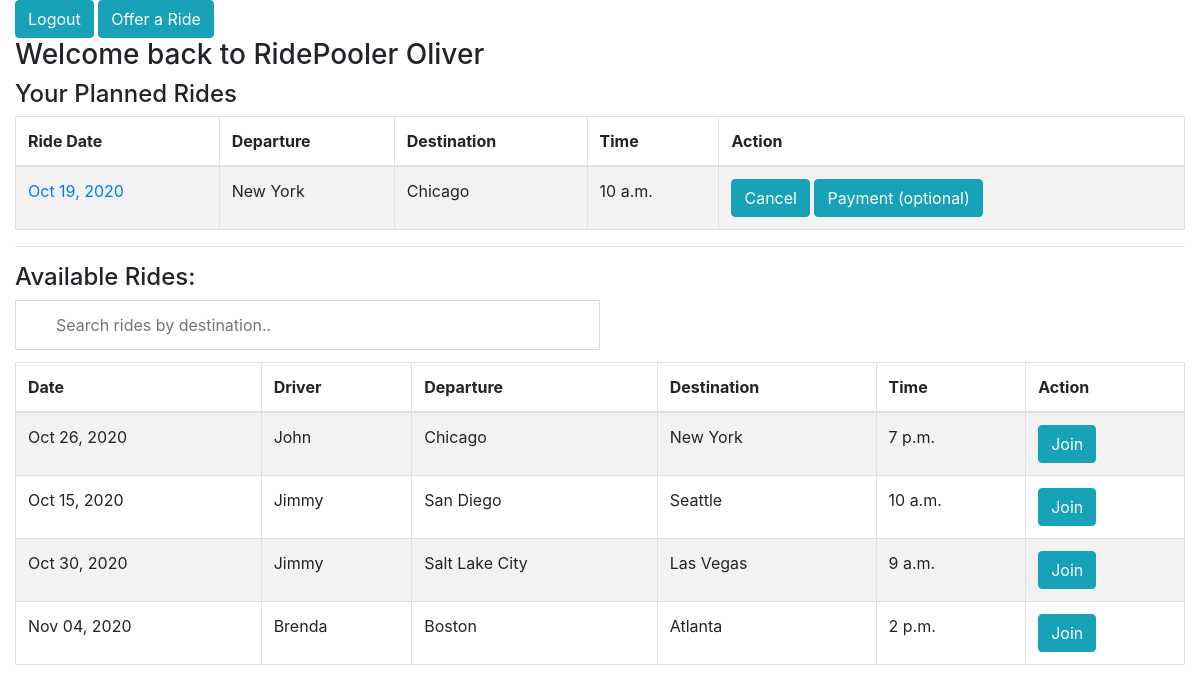
Screenshot of /rides/ (signed in) with the database file from the repository.
### ride_app/models.py (models this page shows)
class Ride(models.Model):
    date = models.DateField()
    departure = models.CharField(max_length=350)
    destination = models.CharField(max_length=350)
    time = models.TimeField()
    created_by = models.ForeignKey(
        User, related_name="created_ride", on_delete=models.CASCADE, null=True)
    joined_by = models.ManyToManyField(User, related_name="joined_rides")
    created_at = models.DateTimeField(auto_now_add=True)
    updated_at = models.DateTimeField(auto_now=True)

### ride_app/views.py (the view)
# urls.py: path('', views.home, name='home'),
@login_required(login_url='index')
def home(request):
    context = {
        'this_user': User.objects.get(id=request.user.id),
        'rides': Ride.objects.all(),
        'other_users': Ride.objects.exclude(created_by=request.user.id)
    }
    return render(request, "Ride_app/rides.html", context)

### ride_app/templates/ride_app/rides.html (shortened to what this page needs)
{% extends "ride_app/base.html" %}
{% block header %}
<a href="{% url 'ride_app:create_ride' %}" id="create_ride"><button type="button" class="btn btn-info">Offer a
        Ride</button></a>
{% endblock %}
{% block content %}
<h3>Welcome back to RidePooler {{request.user.first_name}}</h3>
<h4>Your Planned Rides</h4>
<table class="table table-striped table-bordered">
    <thead>
        <tr>
            <th>Ride Date</th>
            <th>Departure</th>
            <th>Destination</th>
            <th>Time</th>
            <th>Action</th>
        </tr>
    </thead>
    <tbody>
        {% for ride in rides %}
        {% if ride.created_by == request.user  or request.user in ride.joined_by.all %}
        <tr>
            <td><a href="{% url 'ride_app:ride' ride.id %}">{{ride.date|date:"M d, Y"}}</a></td>
            <td>{{ride.departure}} </td>
            <td>{{ride.destination}}</td>
            <td>{{ride.time}}</td>
            <td>{% if ride.created_by != request.user %}
                <a href="{% url 'ride_app:cancel_ride' ride.id %}"><button type="button"
                        class="btn btn-info">Cancel</button> </a> {% endif %}
                {% if ride.created_by != request.user %}
                <button type="button" class="btn btn-info" onclick="openForm()">Payment (optional)</button>
                {% endif %}
            </td>
        </tr>
        {% endif %}
        {% endfor %}
    </tbody>
</table>
<hr>
<h4>Available Rides:</h4>
<input type="text" id="myInput" onkeyup="myFunction()" placeholder="Search rides by destination.."
    title="Type in a name">
<table class="table table-striped table-bordered" id="otherUsers">
    <thead>
        <tr>
            <th>Date</th>
            <th>Driver</th>
            <th>Departure</th>
            <th>Destination</th>
            <th>Time</th>
            <th>Action</th>
        </tr>
    </thead>
    <tbody>
        {% for plan in other_users %}
        {% if this_user not in plan.joined_by.all %}
        <tr>
            <td>{{plan.date|date:"M d, Y"}}</td>
            <td>{{plan.created_by.first_name}}</td>
            <td>{{plan.departure}}</td>
            <td>{{plan.destination}}</td>
            <td>{{plan.time}}</td>
            <td><a href="{% url 'ride_app:join_ride' plan.id %}"><button type="button"
                        class="btn btn-info">Join</button></a></td>
        </tr>
        {% endif %}
        {% endfor %}
    </tbody>
</table>
{% endblock %}

### ride_app/static/ride_app/styles.css (style rules this page uses)
#myInput { background-image: url('/css/searchicon.png'); background-position: 10px 10px; background-repeat: no-repeat; width: 50%; font-size: 16px; padding: 12px 20px 12px 40px; border: 1px solid #ddd; margin-bottom: 12px; }

### rows the page displays
Ride: date "Oct 19, 2020", departure "New York", destination "Chicago", time "10 a.m.", shows "Cancel", shows "Payment (optional)"
Ride: date "Oct 26, 2020", created_by.first_name "John", departure "Chicago", destination "New York", time "7 p.m."
Ride: date "Oct 15, 2020", created_by.first_name "Jimmy", departure "San Diego", destination "Seattle", time "10 a.m."
Ride: date "Oct 30, 2020", created_by.first_name "Jimmy", departure "Salt Lake City", destination "Las Vegas", time "9 a.m."
Ride: date "Nov 04, 2020", created_by.first_name "Brenda", departure "Boston", destination "Atlanta", time "2 p.m."

### other values shown
{{ request.user.first_name }} "Oliver"
